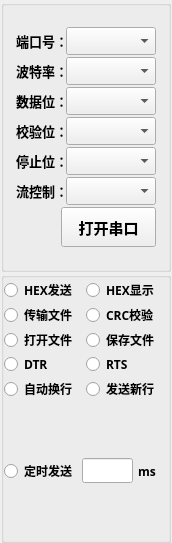
<?xml version="1.0" encoding="UTF-8"?>
<ui version="4.0">
 <class>LeftBar</class>
 <widget class="QWidget" name="LeftBar">
  <property name="geometry">
   <rect>
    <x>0</x>
    <y>0</y>
    <width>172</width>
    <height>543</height>
   </rect>
  </property>
  <property name="windowTitle">
   <string>Form</string>
  </property>
  <layout class="QGridLayout" name="gridLayout">
   <property name="leftMargin">
    <number>0</number>
   </property>
   <property name="topMargin">
    <number>0</number>
   </property>
   <property name="rightMargin">
    <number>0</number>
   </property>
   <property name="bottomMargin">
    <number>0</number>
   </property>
   <property name="spacing">
    <number>0</number>
   </property>
   <item row="0" column="0">
    <layout class="QVBoxLayout" name="verticalLayout">
     <property name="spacing">
      <number>0</number>
     </property>
     <item>
      <widget class="QGroupBox" name="groupBox">
       <property name="minimumSize">
        <size>
         <width>170</width>
         <height>0</height>
        </size>
       </property>
       <property name="maximumSize">
        <size>
         <width>170</width>
         <height>16777215</height>
        </size>
       </property>
       <property name="font">
        <font>
         <family>微软雅黑</family>
         <pointsize>11</pointsize>
         <bold>true</bold>
        </font>
       </property>
       <property name="title">
        <string/>
       </property>
       <layout class="QGridLayout" name="gridLayout_4">
        <property name="leftMargin">
         <number>0</number>
        </property>
        <property name="topMargin">
         <number>0</number>
        </property>
        <property name="rightMargin">
         <number>0</number>
        </property>
        <property name="bottomMargin">
         <number>0</number>
        </property>
        <property name="spacing">
         <number>0</number>
        </property>
        <item row="0" column="0">
         <layout class="QVBoxLayout" name="verticalLayout_5">
          <property name="spacing">
           <number>2</number>
          </property>
          <item>
           <layout class="QHBoxLayout" name="horizontalLayout_15">
            <property name="spacing">
             <number>0</number>
            </property>
            <item>
             <widget class="QLabel" name="label_3">
              <property name="minimumSize">
               <size>
                <width>50</width>
                <height>28</height>
               </size>
              </property>
              <property name="maximumSize">
               <size>
                <width>50</width>
                <height>28</height>
               </size>
              </property>
              <property name="font">
               <font>
                <family>微软雅黑</family>
                <pointsize>10</pointsize>
                <bold>true</bold>
               </font>
              </property>
              <property name="text">
               <string>端口号：</string>
              </property>
             </widget>
            </item>
            <item>
             <widget class="QComboBox" name="portComboBox">
              <property name="minimumSize">
               <size>
                <width>90</width>
                <height>28</height>
               </size>
              </property>
              <property name="maximumSize">
               <size>
                <width>90</width>
                <height>28</height>
               </size>
              </property>
              <property name="font">
               <font>
                <family>微软雅黑</family>
                <pointsize>9</pointsize>
                <bold>true</bold>
               </font>
              </property>
             </widget>
            </item>
           </layout>
          </item>
          <item>
           <layout class="QHBoxLayout" name="horizontalLayout_16">
            <property name="spacing">
             <number>0</number>
            </property>
            <item>
             <widget class="QLabel" name="label_14">
              <property name="minimumSize">
               <size>
                <width>50</width>
                <height>28</height>
               </size>
              </property>
              <property name="maximumSize">
               <size>
                <width>50</width>
                <height>28</height>
               </size>
              </property>
              <property name="font">
               <font>
                <family>微软雅黑</family>
                <pointsize>10</pointsize>
                <bold>true</bold>
               </font>
              </property>
              <property name="text">
               <string>波特率：</string>
              </property>
             </widget>
            </item>
            <item>
             <widget class="QComboBox" name="baudrateComboBox">
              <property name="minimumSize">
               <size>
                <width>90</width>
                <height>28</height>
               </size>
              </property>
              <property name="maximumSize">
               <size>
                <width>90</width>
                <height>28</height>
               </size>
              </property>
              <property name="font">
               <font>
                <family>微软雅黑</family>
                <pointsize>9</pointsize>
                <bold>true</bold>
               </font>
              </property>
             </widget>
            </item>
           </layout>
          </item>
          <item>
           <layout class="QHBoxLayout" name="horizontalLayout_19">
            <property name="spacing">
             <number>0</number>
            </property>
            <item>
             <widget class="QLabel" name="label_15">
              <property name="minimumSize">
               <size>
                <width>50</width>
                <height>28</height>
               </size>
              </property>
              <property name="maximumSize">
               <size>
                <width>50</width>
                <height>28</height>
               </size>
              </property>
              <property name="font">
               <font>
                <family>微软雅黑</family>
                <pointsize>10</pointsize>
                <bold>true</bold>
               </font>
              </property>
              <property name="text">
               <string>数据位：</string>
              </property>
             </widget>
            </item>
            <item>
             <widget class="QComboBox" name="dataBitsComboBox">
              <property name="minimumSize">
               <size>
                <width>90</width>
                <height>28</height>
               </size>
              </property>
              <property name="maximumSize">
               <size>
                <width>90</width>
                <height>28</height>
               </size>
              </property>
              <property name="font">
               <font>
                <family>微软雅黑</family>
                <pointsize>9</pointsize>
                <bold>true</bold>
               </font>
              </property>
             </widget>
            </item>
           </layout>
          </item>
          <item>
           <layout class="QHBoxLayout" name="horizontalLayout_20">
            <property name="spacing">
             <number>0</number>
            </property>
            <item>
             <widget class="QLabel" name="label_18">
              <property name="minimumSize">
               <size>
                <width>50</width>
                <height>28</height>
               </size>
              </property>
              <property name="maximumSize">
               <size>
                <width>50</width>
                <height>28</height>
               </size>
              </property>
              <property name="font">
               <font>
                <family>微软雅黑</family>
                <pointsize>10</pointsize>
                <bold>true</bold>
               </font>
              </property>
              <property name="text">
               <string>校验位：</string>
              </property>
             </widget>
            </item>
            <item>
             <widget class="QComboBox" name="parityComboBox">
              <property name="minimumSize">
               <size>
                <width>90</width>
                <height>28</height>
               </size>
              </property>
              <property name="maximumSize">
               <size>
                <width>90</width>
                <height>28</height>
               </size>
              </property>
              <property name="font">
               <font>
                <family>微软雅黑</family>
                <pointsize>9</pointsize>
                <bold>true</bold>
               </font>
              </property>
             </widget>
            </item>
           </layout>
          </item>
          <item>
           <layout class="QHBoxLayout" name="horizontalLayout_21">
            <property name="spacing">
             <number>0</number>
            </property>
            <item>
             <widget class="QLabel" name="label_19">
              <property name="minimumSize">
               <size>
                <width>50</width>
                <height>28</height>
               </size>
              </property>
              <property name="maximumSize">
               <size>
                <width>50</width>
                <height>28</height>
               </size>
              </property>
              <property name="font">
               <font>
                <family>微软雅黑</family>
                <pointsize>10</pointsize>
                <bold>true</bold>
               </font>
              </property>
              <property name="text">
               <string>停止位：</string>
              </property>
             </widget>
            </item>
            <item>
             <widget class="QComboBox" name="stopBitsComboBox">
              <property name="minimumSize">
               <size>
                <width>90</width>
                <height>28</height>
               </size>
              </property>
              <property name="maximumSize">
               <size>
                <width>90</width>
                <height>28</height>
               </size>
              </property>
              <property name="font">
               <font>
                <family>微软雅黑</family>
                <pointsize>9</pointsize>
                <bold>true</bold>
               </font>
              </property>
             </widget>
            </item>
           </layout>
          </item>
          <item>
           <layout class="QHBoxLayout" name="horizontalLayout_22">
            <property name="spacing">
             <number>0</number>
            </property>
            <item>
             <widget class="QLabel" name="label_20">
              <property name="minimumSize">
               <size>
                <width>50</width>
                <height>28</height>
               </size>
              </property>
              <property name="maximumSize">
               <size>
                <width>50</width>
                <height>28</height>
               </size>
              </property>
              <property name="font">
               <font>
                <family>微软雅黑</family>
                <pointsize>10</pointsize>
                <bold>true</bold>
               </font>
              </property>
              <property name="text">
               <string>流控制：</string>
              </property>
             </widget>
            </item>
            <item>
             <widget class="QComboBox" name="flowControlComboBox">
              <property name="minimumSize">
               <size>
                <width>90</width>
                <height>28</height>
               </size>
              </property>
              <property name="maximumSize">
               <size>
                <width>90</width>
                <height>28</height>
               </size>
              </property>
              <property name="font">
               <font>
                <family>微软雅黑</family>
                <pointsize>9</pointsize>
                <bold>true</bold>
               </font>
              </property>
             </widget>
            </item>
           </layout>
          </item>
          <item>
           <layout class="QHBoxLayout" name="horizontalLayout_23">
            <property name="spacing">
             <number>5</number>
            </property>
            <property name="rightMargin">
             <number>0</number>
            </property>
            <item>
             <widget class="QLabel" name="transferLabel">
              <property name="minimumSize">
               <size>
                <width>40</width>
                <height>40</height>
               </size>
              </property>
              <property name="maximumSize">
               <size>
                <width>40</width>
                <height>40</height>
               </size>
              </property>
              <property name="text">
               <string/>
              </property>
             </widget>
            </item>
            <item>
             <widget class="QPushButton" name="openCloseButton">
              <property name="minimumSize">
               <size>
                <width>95</width>
                <height>40</height>
               </size>
              </property>
              <property name="maximumSize">
               <size>
                <width>95</width>
                <height>40</height>
               </size>
              </property>
              <property name="font">
               <font>
                <family>微软雅黑</family>
                <pointsize>11</pointsize>
                <bold>true</bold>
               </font>
              </property>
              <property name="text">
               <string>打开串口</string>
              </property>
             </widget>
            </item>
           </layout>
          </item>
         </layout>
        </item>
       </layout>
      </widget>
     </item>
     <item>
      <widget class="QGroupBox" name="groupBox_2">
       <property name="minimumSize">
        <size>
         <width>170</width>
         <height>0</height>
        </size>
       </property>
       <property name="maximumSize">
        <size>
         <width>170</width>
         <height>16777215</height>
        </size>
       </property>
       <property name="font">
        <font>
         <family>微软雅黑</family>
         <pointsize>11</pointsize>
         <bold>true</bold>
        </font>
       </property>
       <property name="title">
        <string/>
       </property>
       <layout class="QGridLayout" name="gridLayout_2">
        <property name="leftMargin">
         <number>0</number>
        </property>
        <property name="topMargin">
         <number>0</number>
        </property>
        <property name="rightMargin">
         <number>0</number>
        </property>
        <property name="bottomMargin">
         <number>0</number>
        </property>
        <property name="horizontalSpacing">
         <number>0</number>
        </property>
        <property name="verticalSpacing">
         <number>1</number>
        </property>
        <item row="6" column="0">
         <layout class="QHBoxLayout" name="horizontalLayout_2">
          <property name="spacing">
           <number>0</number>
          </property>
          <item>
           <widget class="QRadioButton" name="radioButton_14">
            <property name="font">
             <font>
              <family>微软雅黑</family>
              <pointsize>9</pointsize>
              <bold>true</bold>
             </font>
            </property>
            <property name="text">
             <string>自动换行</string>
            </property>
            <property name="autoExclusive">
             <bool>false</bool>
            </property>
           </widget>
          </item>
          <item>
           <widget class="QRadioButton" name="radioButton_18">
            <property name="font">
             <font>
              <family>微软雅黑</family>
              <pointsize>9</pointsize>
              <bold>true</bold>
             </font>
            </property>
            <property name="text">
             <string>发送新行</string>
            </property>
            <property name="autoExclusive">
             <bool>false</bool>
            </property>
           </widget>
          </item>
         </layout>
        </item>
        <item row="7" column="0">
         <layout class="QHBoxLayout" name="horizontalLayout_4">
          <property name="spacing">
           <number>5</number>
          </property>
          <item>
           <widget class="QRadioButton" name="radioButton_17">
            <property name="font">
             <font>
              <family>微软雅黑</family>
              <pointsize>9</pointsize>
              <bold>true</bold>
             </font>
            </property>
            <property name="text">
             <string>定时发送</string>
            </property>
            <property name="autoExclusive">
             <bool>false</bool>
            </property>
           </widget>
          </item>
          <item>
           <widget class="QLineEdit" name="lineEdit">
            <property name="maximumSize">
             <size>
              <width>80</width>
              <height>16777215</height>
             </size>
            </property>
            <property name="font">
             <font>
              <family>微软雅黑</family>
              <pointsize>9</pointsize>
              <bold>true</bold>
             </font>
            </property>
           </widget>
          </item>
          <item>
           <widget class="QLabel" name="label_4">
            <property name="maximumSize">
             <size>
              <width>50</width>
              <height>16777215</height>
             </size>
            </property>
            <property name="font">
             <font>
              <family>微软雅黑</family>
              <pointsize>9</pointsize>
              <bold>true</bold>
             </font>
            </property>
            <property name="text">
             <string>ms</string>
            </property>
           </widget>
          </item>
          <item>
           <spacer name="horizontalSpacer_7">
            <property name="orientation">
             <enum>Qt::Horizontal</enum>
            </property>
            <property name="sizeHint" stdset="0">
             <size>
              <width>40</width>
              <height>20</height>
             </size>
            </property>
           </spacer>
          </item>
         </layout>
        </item>
        <item row="0" column="0">
         <layout class="QHBoxLayout" name="horizontalLayout_6">
          <item>
           <widget class="QRadioButton" name="hexSendBtn">
            <property name="font">
             <font>
              <family>微软雅黑</family>
              <pointsize>9</pointsize>
              <bold>true</bold>
             </font>
            </property>
            <property name="text">
             <string>HEX发送</string>
            </property>
            <property name="autoExclusive">
             <bool>false</bool>
            </property>
           </widget>
          </item>
          <item>
           <widget class="QRadioButton" name="hexDisplayBtn">
            <property name="font">
             <font>
              <family>微软雅黑</family>
              <pointsize>9</pointsize>
              <bold>true</bold>
             </font>
            </property>
            <property name="text">
             <string>HEX显示</string>
            </property>
            <property name="autoExclusive">
             <bool>false</bool>
            </property>
           </widget>
          </item>
         </layout>
        </item>
        <item row="2" column="0">
         <layout class="QHBoxLayout" name="horizontalLayout_5">
          <item>
           <widget class="QRadioButton" name="radioButton_5">
            <property name="font">
             <font>
              <family>微软雅黑</family>
              <pointsize>9</pointsize>
              <bold>true</bold>
             </font>
            </property>
            <property name="text">
             <string>传输文件</string>
            </property>
            <property name="autoExclusive">
             <bool>false</bool>
            </property>
           </widget>
          </item>
          <item>
           <widget class="QRadioButton" name="radioButton_6">
            <property name="font">
             <font>
              <family>微软雅黑</family>
              <pointsize>9</pointsize>
              <bold>true</bold>
             </font>
            </property>
            <property name="text">
             <string>CRC校验</string>
            </property>
            <property name="autoExclusive">
             <bool>false</bool>
            </property>
           </widget>
          </item>
         </layout>
        </item>
        <item row="4" column="0">
         <layout class="QHBoxLayout" name="horizontalLayout_7">
          <item>
           <widget class="QRadioButton" name="radioButton_16">
            <property name="font">
             <font>
              <family>微软雅黑</family>
              <pointsize>9</pointsize>
              <bold>true</bold>
             </font>
            </property>
            <property name="text">
             <string>DTR</string>
            </property>
            <property name="autoExclusive">
             <bool>false</bool>
            </property>
           </widget>
          </item>
          <item>
           <widget class="QRadioButton" name="radioButton_15">
            <property name="font">
             <font>
              <family>微软雅黑</family>
              <pointsize>9</pointsize>
              <bold>true</bold>
             </font>
            </property>
            <property name="text">
             <string>RTS</string>
            </property>
            <property name="autoExclusive">
             <bool>false</bool>
            </property>
           </widget>
          </item>
         </layout>
        </item>
        <item row="3" column="0">
         <layout class="QHBoxLayout" name="horizontalLayout_14">
          <item>
           <widget class="QRadioButton" name="radioButton_19">
            <property name="font">
             <font>
              <family>微软雅黑</family>
              <pointsize>9</pointsize>
              <bold>true</bold>
             </font>
            </property>
            <property name="text">
             <string>打开文件</string>
            </property>
            <property name="autoExclusive">
             <bool>false</bool>
            </property>
           </widget>
          </item>
          <item>
           <widget class="QRadioButton" name="radioButton_20">
            <property name="font">
             <font>
              <family>微软雅黑</family>
              <pointsize>9</pointsize>
              <bold>true</bold>
             </font>
            </property>
            <property name="text">
             <string>保存文件</string>
            </property>
            <property name="autoExclusive">
             <bool>false</bool>
            </property>
           </widget>
          </item>
         </layout>
        </item>
       </layout>
      </widget>
     </item>
    </layout>
   </item>
  </layout>
 </widget>
 <resources/>
 <connections/>
</ui>
